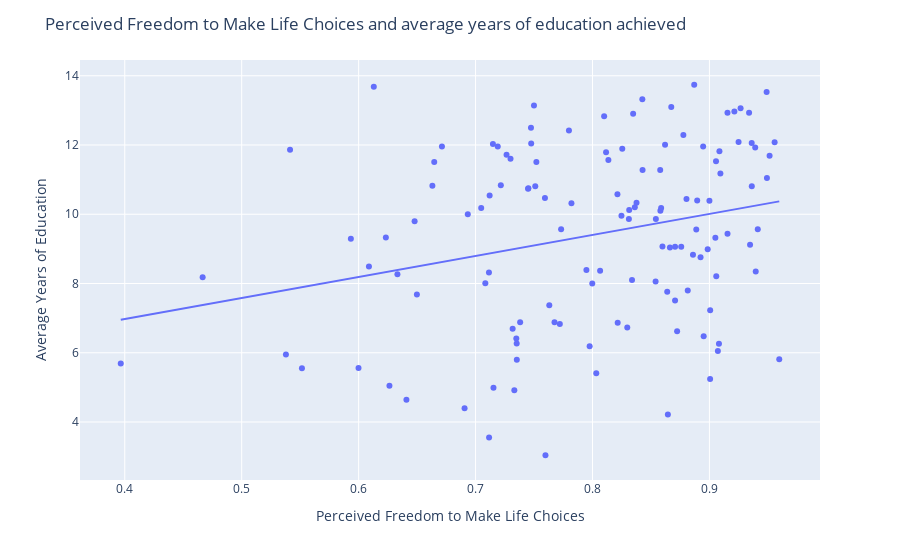

The notebook cell this image was saved under:
### Code cell
# Create scatter plot with Plotly

fig_freedom = px.scatter(happiness_edu_df, x="Freedom to make life choices", y="Avg Ed. (Years)", hover_name="Country name", trendline="ols")

# Customize layout
fig_freedom.update_layout(
    title="Perceived Freedom to Make Life Choices and average years of education achieved",
    xaxis_title="Perceived Freedom to Make Life Choices",
    yaxis_title="Average Years of Education"
)

# Show the plot
fig_freedom.show()

### Figure 1 — Plotly figure (JSON) as saved in the notebook; plotly's stock layout.template omitted (floating-point values rounded to 4 significant figures)
{"data": [{"hovertemplate": "<b>%{hovertext}</b><br><br>Freedom to make life choices=%{x}<br>Avg Ed. (Years)=%{y}<extra></extra>", "hovertext": ["Afghanistan", "Albania", "Algeria", "Argentina", "Armenia", "Australia", "Austria", "Bahrain", "Bangladesh", "Belgium", "Benin", "Bolivia", "Botswana", "Brazil", "Bulgaria", "Burundi", "Cambodia", "Cameroon", "Canada", "Central African Republic", "Chile", "China", "Colombia", "Costa Rica", "Croatia", "Cyprus", "Denmark", "Dominican Republic", "Ecuador", "Egypt", "El Salvador", "Estonia", "Finland", "France", "Gabon", "Gambia", "Germany", "Ghana", "Greece", "Guatemala", "Haiti", "Honduras", "Hungary", "Iceland", "India", "Indonesia", "Iran", "Iraq", "Ireland", "Israel", "Italy", "Jamaica", "Japan", "Jordan", "Kazakhstan", "Kenya", "Kuwait", "Kyrgyzstan", "Laos", "Latvia", "Lesotho", "Liberia", "Libya", "Lithuania", "Luxembourg", "Malawi", "Malaysia", "Maldives", "Mali", "Malta", "Mauritania", "Mauritius", "Mexico", "Moldova", "Mongolia", "Morocco", "Mozambique", "Myanmar", "Namibia", "Nepal", "Netherlands", "New Zealand", "Nicaragua", "Niger", "Norway", "Pakistan", "Panama", "Paraguay", "Peru", "Philippines", "Poland", "Portugal", "Romania", "Russia", "Rwanda", "Saudi Arabia", "Senegal", "Serbia", "Sierra Leone", "Singapore", "Slovakia", "Slovenia", "South Africa", "South Korea", "Spain", "Sri Lanka", "Sweden", "Switzerland", "Tajikistan", "Tanzania", "Thailand", "Togo", "Trinidad and Tobago", "Tunisia", "Turkey", "Uganda", "Ukraine", "United Arab Emirates", "United Kingdom", "United States", "Uruguay", "Venezuela", "Vietnam", "Yemen", "Zambia", "Zimbabwe"], "legendgroup": "", "marker": {"color": "#636efa", "symbol": "circle"}, "mode": "markers", "name": "", "orientation": "v", "showlegend": false, "type": "scatter", "x": [0.3966, 0.782, 0.4666, 0.8311, 0.712, 0.9154, 0.9, 0.9059, 0.9006, 0.8136, 0.7352, 0.8759, 0.8213, 0.7998, 0.7452, 0.6264, 0.9597, 0.7631, 0.9339, 0.6409, 0.7449, 0.8985, 0.8362, 0.9347, 0.7148, 0.7799, 0.9514, 0.8662, 0.8598, 0.7084, 0.8338, 0.8777, 0.9492, 0.8255, 0.7048, 0.7332, 0.8674, 0.7948, 0.5413, 0.9081, 0.5378, 0.8706, 0.719, 0.9489, 0.8814, 0.8706, 0.6479, 0.6332, 0.887, 0.7476, 0.6647, 0.8581, 0.81, 0.751, 0.8116, 0.8297, 0.8724, 0.9094, 0.9072, 0.6712, 0.7381, 0.7353, 0.7732, 0.7474, 0.9056, 0.8032, 0.8946, 0.854, 0.7116, 0.9249, 0.5515, 0.8895, 0.8587, 0.7216, 0.6934, 0.7721, 0.8645, 0.8951, 0.7675, 0.7976, 0.9085, 0.9362, 0.8639, 0.7598, 0.9558, 0.7348, 0.8804, 0.8859, 0.8248, 0.9155, 0.8621, 0.8887, 0.8428, 0.7299, 0.9006, 0.8542, 0.6906, 0.7265, 0.7153, 0.9266, 0.75, 0.9361, 0.7593, 0.613, 0.752, 0.8376, 0.9391, 0.9213, 0.8314, 0.8215, 0.9051, 0.6498, 0.8579, 0.5934, 0.6088, 0.7317, 0.6631, 0.9413, 0.8347, 0.8426, 0.8924, 0.6233, 0.9396, 0.5999, 0.8065, 0.7115], "xaxis": "x", "y": [5.69, 10.32, 8.18, 9.86, 10.54, 12.93, 10.39, 8.21, 7.23, 11.57, 6.27, 9.06, 10.58, 8, 10.75, 5.05, 5.81, 7.37, 12.93, 4.64, 10.74, 8.99, 10.2, 9.12, 12.03, 12.42, 11.69, 9.04, 9.07, 8.01, 8.1, 12.29, 11.05, 11.89, 10.18, 4.92, 13.1, 8.39, 11.86, 6.26, 5.95, 7.51, 11.96, 13.53, 7.8, 9.06, 9.8, 8.27, 13.74, 12.04, 11.51, 10.1, 12.83, 10.81, 11.79, 6.73, 6.62, 11.18, 6.05, 11.96, 6.88, 5.8, 9.57, 12.5, 11.53, 5.41, 11.96, 8.06, 3.55, 12.09, 5.55, 10.4, 10.18, 10.84, 10, 6.83, 4.22, 6.48, 6.88, 6.19, 11.82, 10.81, 7.76, 3.04, 12.08, 6.41, 10.44, 8.83, 9.96, 9.44, 12.01, 9.56, 11.28, 11.6, 5.24, 9.86, 4.4, 11.72, 4.99, 13.06, 13.14, 12.06, 10.47, 13.68, 11.51, 10.33, 11.93, 12.97, 10.12, 6.87, 9.32, 7.68, 11.28, 9.29, 8.49, 6.69, 10.82, 9.57, 12.9, 13.32, 8.76, 9.33, 8.35, 5.56, 8.37, 8.32], "yaxis": "y"}, {"hovertemplate": "<b>OLS trendline</b><br>Avg Ed. (Years) = 6.07342 * Freedom to make life choices + 4.54311<br>R<sup>2</sup>=0.070589<br><br>Freedom to make life choices=%{x}<br>Avg Ed. (Years)=%{y} <b>(trend)</b><extra></extra>", "legendgroup": "", "marker": {"color": "#636efa", "symbol": "circle"}, "mode": "lines", "name": "", "showlegend": false, "type": "scatter", "x": [0.3966, 0.4666, 0.5378, 0.5413, 0.5515, 0.5934, 0.5999, 0.6088, 0.613, 0.6233, 0.6264, 0.6332, 0.6409, 0.6479, 0.6498, 0.6631, 0.6647, 0.6712, 0.6906, 0.6934, 0.7048, 0.7084, 0.7115, 0.7116, 0.712, 0.7148, 0.7153, 0.719, 0.7216, 0.7265, 0.7299, 0.7317, 0.7332, 0.7348, 0.7352, 0.7353, 0.7381, 0.7449, 0.7452, 0.7474, 0.7476, 0.75, 0.751, 0.752, 0.7593, 0.7598, 0.7631, 0.7675, 0.7721, 0.7732, 0.7799, 0.782, 0.7948, 0.7976, 0.7998, 0.8032, 0.8065, 0.81, 0.8116, 0.8136, 0.8213, 0.8215, 0.8248, 0.8255, 0.8297, 0.8311, 0.8314, 0.8338, 0.8347, 0.8362, 0.8376, 0.8426, 0.8428, 0.854, 0.8542, 0.8579, 0.8581, 0.8587, 0.8598, 0.8621, 0.8639, 0.8645, 0.8662, 0.8674, 0.8706, 0.8706, 0.8724, 0.8759, 0.8777, 0.8804, 0.8814, 0.8859, 0.887, 0.8887, 0.8895, 0.8924, 0.8946, 0.8951, 0.8985, 0.9, 0.9006, 0.9006, 0.9051, 0.9056, 0.9059, 0.9072, 0.9081, 0.9085, 0.9094, 0.9154, 0.9155, 0.9213, 0.9249, 0.9266, 0.9339, 0.9347, 0.9361, 0.9362, 0.9391, 0.9396, 0.9413, 0.9489, 0.9492, 0.9514, 0.9558, 0.9597], "xaxis": "x", "y": [6.952, 7.377, 7.81, 7.831, 7.893, 8.147, 8.187, 8.241, 8.266, 8.329, 8.347, 8.389, 8.435, 8.478, 8.49, 8.57, 8.58, 8.62, 8.737, 8.754, 8.824, 8.845, 8.864, 8.865, 8.867, 8.885, 8.888, 8.91, 8.926, 8.955, 8.976, 8.987, 8.996, 9.006, 9.008, 9.009, 9.026, 9.067, 9.069, 9.082, 9.083, 9.098, 9.105, 9.11, 9.155, 9.158, 9.177, 9.205, 9.232, 9.239, 9.28, 9.292, 9.37, 9.387, 9.401, 9.421, 9.441, 9.462, 9.472, 9.484, 9.531, 9.533, 9.552, 9.557, 9.583, 9.591, 9.592, 9.607, 9.613, 9.622, 9.63, 9.661, 9.662, 9.73, 9.731, 9.754, 9.755, 9.758, 9.765, 9.779, 9.79, 9.793, 9.804, 9.811, 9.831, 9.831, 9.841, 9.863, 9.874, 9.89, 9.896, 9.924, 9.93, 9.941, 9.946, 9.963, 9.977, 9.979, 10.0, 10.01, 10.01, 10.01, 10.04, 10.04, 10.04, 10.05, 10.06, 10.06, 10.07, 10.1, 10.1, 10.14, 10.16, 10.17, 10.22, 10.22, 10.23, 10.23, 10.25, 10.25, 10.26, 10.31, 10.31, 10.32, 10.35, 10.37], "yaxis": "y"}], "layout": {"legend": {"tracegroupgap": 0}, "margin": {"t": 60}, "title": {"text": "Perceived Freedom to Make Life Choices and average years of education achieved"}, "xaxis": {"anchor": "y", "domain": [0, 1], "title": {"text": "Perceived Freedom to Make Life Choices"}}, "yaxis": {"anchor": "x", "domain": [0, 1], "title": {"text": "Average Years of Education"}}}}
